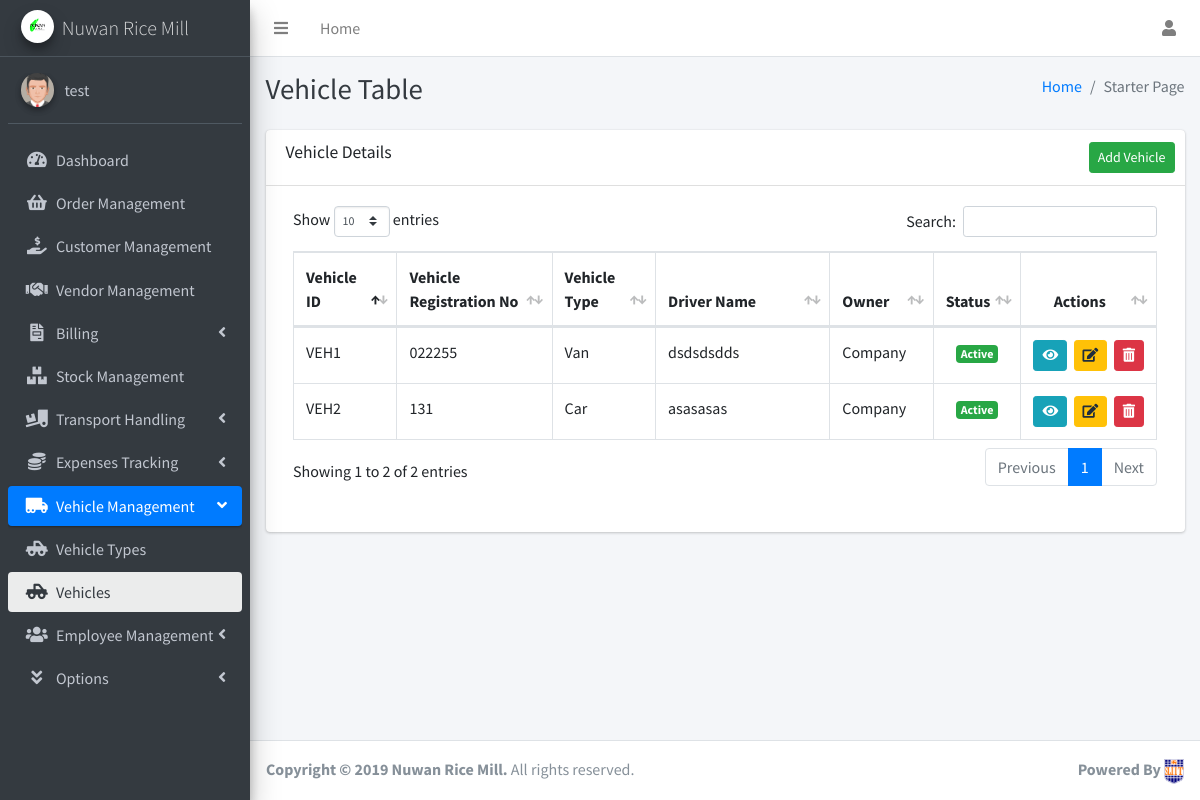
/Vehicle/VehicleTable.php (signed in), run on the app's committed database.
### tables this page shows
CREATE TABLE `employee` (
  `id` int(11) NOT NULL,
  `empid` varchar(50) NOT NULL,
  `fullname` varchar(200) NOT NULL,
  `name` varchar(100) NOT NULL,
  `dob` varchar(50) NOT NULL,
  `gender` varchar(10) NOT NULL,
  `nicnum` varchar(12) NOT NULL,
  `mnumber` varchar(10) NOT NULL,
  `empaddress` varchar(250) NOT NULL,
  `jondate` varchar(50) NOT NULL,
  `emptype` varchar(15) NOT NULL,
  `designation` varchar(25) NOT NULL,
  `DrivingLicenNum` varchar(50) NOT NULL,
  `Imglocation` varchar(200) NOT NULL,
  `Imgstatus` varchar(2) NOT NULL
);

CREATE TABLE `vehicle` (
  `VehicleID` int(11) NOT NULL,
  `VehID` varchar(50) NOT NULL,
  `VRegistrationNo` varchar(60) NOT NULL,
  `ModelNo` varchar(150) NOT NULL,
  `ChassisNo` varchar(150) NOT NULL,
  `EngineNo` varchar(150) NOT NULL,
  `V_typeId` int(11) NOT NULL,
  `id` int(11) NOT NULL,
  `VOwner` varchar(20) NOT NULL,
  `Status` varchar(20) NOT NULL
);

CREATE TABLE `vehicletype` (
  `V_typeId` int(11) NOT NULL,
  `vehicleTId` varchar(50) NOT NULL,
  `V_typeName` varchar(50) NOT NULL
);

### Vehicle/VehicleTable.php (the view, shortened to what this page needs)
<?php
require '../inc/dbconnect.php';
$query = "SELECT v.VehicleID,v.VehID,v.VRegistrationNo,v.Status,v.VOwner,vt.V_typeName,e.name FROM employee e, vehicletype vt,vehicle v WHERE e.id = v.id AND vt.V_typeId = v.V_typeId";
$vehicles = mysqli_query($con, $query);
?>
<!DOCTYPE html>
<html lang="en">
<head>
    <link rel="stylesheet" href="../dist/css/customCSS.css">
    <link rel="stylesheet" href="../plugins/overlayScrollbars/css/OverlayScrollbars.min.css">
    <link rel="stylesheet" href="../plugins/fontawesome-free/css/all.min.css">
    <link rel="stylesheet" href="../dist/css/adminlte.min.css">
    <link rel="stylesheet" href="../plugins/datatables-bs4/css/dataTables.bootstrap4.css">
    <link rel="stylesheet" href="../sweetalert/sweetalert2.min.css">
</head>
<body class="hold-transition sidebar-mini layout-fixed layout-navbar-fixed layout-footer-fixed">
    <div class="wrapper">
        <nav class="main-header navbar navbar-expand navbar-white navbar-light">
            <ul class="navbar-nav">
                <li class="nav-item">
                    <a class="nav-link" data-widget="pushmenu" href="#"><i class="fas fa-bars"></i></a>
                </li>
                <li class="nav-item d-none d-sm-inline-block">
                    <a href="#" class="nav-link">Home</a>
                </li>
            </ul>
            <ul class="navbar-nav ml-auto">
                <li class="nav-item dropdown">
                    <a class="nav-link" data-toggle="dropdown" href="#">
                        <i class="fa fa-user"></i>
                    </a>
                </li>
            </ul>
        </nav>
        <aside class="main-sidebar sidebar-dark-primary elevation-4">
            <a href="index3.html" class="brand-link">
                <img src="../dist/img/RICE.jpg" alt="Company Logo" class="brand-image img-circle elevation-3">
                <span class="brand-text font-weight-light">Nuwan Rice Mill</span>
            </a>
            <div class="sidebar">
                <div class="user-panel mt-3 pb-3 mb-3 d-flex">
                    <div class="image">
                        <img src="../dist/img/4.jpg" class="img-circle elevation-2" alt="User Image">
                    </div>
                    <div class="info">
                        <a href="#" class="d-block"><?php echo $_SESSION['username']; ?></a>
                    </div>
                </div>
                <nav class="mt-2">
                    <ul class="nav nav-pills nav-sidebar flex-column" data-widget="treeview" role="menu" data-accordion="false">
                        <li class="nav-item">
                            <a href="../index.php" class="nav-link">
                                <i class="nav-icon fas fa-tachometer-alt"></i>
                                <p>Dashboard</p>
                            </a>
                        </li>
                        <li class="nav-item">
                            <a href="../Order/OrderTable.php" class="nav-link">
                                <i class="nav-icon fas fa-shopping-basket"></i>
                                <p>Order Management</p>
                            </a>
                        </li>
                        <li class="nav-item">
                            <a href="../Customer/CustomerTable.php" class="nav-link">
                                <i class="nav-icon fas fa-hand-holding-usd"></i>
                                <p>Customer Management</p>
                            </a>
                        </li>
                        <li class="nav-item">
                            <a href="../Vendor/VendorTable.php" class="nav-link">
                                <i class="nav-icon fas fa-handshake"></i>
                                <p>Vendor Management</p>
                            </a>
                        </li>
                        <li class="nav-item has-treeview">
                            <a href="#" class="nav-link">
                                <i class="nav-icon fas fa-file-invoice"></i>
                                <p>Billing</p>
                                <i class="right fas fa-angle-left"></i>
                            </a>
                        </li>
                        <li class="nav-item">
                            <a href="#" class="nav-link">
                                <i class="nav-icon fas fa-boxes"></i>
                                <p>Stock Management</p>
                            </a>
                        </li>
                        <li class="nav-item has-treeview">
                            <a href="#" class="nav-link">
                                <i class="nav-icon fas fa-truck-loading"></i>
                                <p>Transport Handling</p>
                                <i class="right fas fa-angle-left"></i>
                            </a>
                        </li>
                        <li class="nav-item">
                            <a href="" class="nav-link">
                                <i class="nav-icon fas fa-coins"></i>
                                <p>Expenses Tracking</p>
                                <i class="right fas fa-angle-left"></i>
                            </a>
                        </li>
                        <li class="nav-item has-treeview menu-open">
                            <a href="" class="nav-link active">
                                <i class="nav-icon fas fa-truck-moving"></i>
                                <p>Vehicle Management
                                    <i class="right fas fa-angle-left"></i>
                                </p>
                            </a>
                            <ul class="nav nav-treeview">
                                <li class="nav-item">
                                    <a href="../Vehicle/VehicleTypeTable.php" class="nav-link">
                                        <i class="nav-icon fas fa-truck-pickup"></i>
                                        <p>Vehicle Types</p>
                                    </a>
                                </li>
                                <li class="nav-item">
                                    <a href="../Vehicle/VehicleTable.php" class="nav-link active">
                                        <i class="nav-icon fas fa-truck-pickup"></i>
                                        <p>Vehicles</p>
                                    </a>
                                </li>
                            </ul>
                        </li>
                        <li class="nav-item has-treeview">
                            <a href="" class="nav-link">
                                <i class="nav-icon fas fa-users"></i>
                                <p>Employee Management
                                    <i class="right fas fa-angle-left"></i>
                                </p>
                            </a>
                        </li>
                        <li class="nav-item has-treeview">
                            <a href="" class="nav-link">
                                <i class="nav-icon fas fa-angle-double-down"></i>
                                <p>
                                    Options
                                    <i class="right fas fa-angle-left"></i>
                                </p>
                            </a>
                        </li>
                    </ul>
                </nav>
            </div>
        </aside>
        <div class="content-wrapper">
            <div class="content-header">
                <div class="container-fluid">
                    <div class="row mb-2">
                        <div class="col-sm-6">
                            <h1 class="m-0 text-dark">Vehicle <span>Table</span></h1>
                        </div>
                        <div class="col-sm-6">
                            <ol class="breadcrumb float-sm-right">
                                <li class="breadcrumb-item"><a href="#">Home</a></li>
                                <li class="breadcrumb-item active">Starter Page</li>
                            </ol>
                        </div>
                    </div>
                </div>
            </div>
            <div class="content">
                <div class="container-fluid">
                    <div class="card mb-5">
                        <div class="card-header">
                            <h3 class="card-title">Vehicle Details</h3>
                            <div class="card-tools">
                                <a href="AddVehicle.php"><button type="button" class="btn btn-success btn-sm">Add Vehicle</button></a>
                            </div>
                        </div>
                        <div class="card-body">
                            <div class="table-responsive">
                                <div class="dataTables_wrapper container-fluid dt-bootstrap4">
                                    <table id="example1" class="table table-bordered table-hover">
                                        <thead>
                                            <tr>
                                                <th style="width: 12%">Vehicle ID</th>
                                                <th style="width: 18%">Vehicle Registration No</th>
                                                <th style="width: 12%">Vehicle Type</th>
                                                <th>Driver Name</th>
                                                <th style="width: 12%">Owner</th>
                                                <th style="width: 10%">Status</th>
                                                <th class="text-center" style="width: 10%">Actions</th>
                                            </tr>
                                        </thead>
                                        <tbody>
                                            <?php
                                            while ($row = mysqli_fetch_assoc($vehicles)) {
                                                $VehicleID = $row['VehicleID'];
                                                $vehcid = $row['VehID'];
                                                $RegistrationNo = $row['VRegistrationNo'];
                                                $VType = $row['V_typeName'];
                                                $DriverName = $row['name'];
                                                $Owner = $row['VOwner'];
                                                $Status = $row['Status'];
                                            ?>
                                                <tr>
                                                    <td><?php echo $vehcid ?></td>
                                                    <td><?php echo $RegistrationNo ?></td>
                                                    <td><?php echo $VType ?></td>
                                                    <td><?php echo $DriverName ?></td>
                                                    <td><?php echo $Owner ?></td>
                                                    <td class="text-center"><?php
                                                                            if ($Status == 'Active') {
                                                                                echo '
                                                            <span class="badge badge-success">' . $Status . '</span>
                                                            ';
                                                                            } elseif ($Status == 'Inactive') {
                                                                                echo '
                                                            <span class="badge badge-danger">' . $Status . '</span>
                                                            ';
                                                                            } elseif ($Status == 'Repair') {
                                                                                echo '
                                                            <span class="badge badge-info">' . $Status . '</span>
                                                            ';
                                                                            }
                                                                            ?></td>
                                                    <td class="text-center">
                                                        <div class="btn-group btn-group-sm">
                                                            <a href="ViewVehicleDetails.php?vid=<?php echo $VehicleID  ?>"><button type="button" class="btn btn-info btn-sm" data-toggle="tooltip" data-placement="top" title="View">
                                                                    <i class="fas fa-eye"></i>
                                                                </button></a> &nbsp;&nbsp;
                                                            <a href="VehicleDetails.php?vid=<?php echo $VehicleID  ?>"><button type="button" class="btn btn-warning btn-sm" data-toggle="tooltip" data-placement="top" title="Edit">
                                                                    <i class="fas fa-edit"></i>
                                                                </button></a> &nbsp;&nbsp;
                                                            <a href="../inc/deletevehicle.php?vid=<?php echo $VehicleID  ?>" class="btn-del"><button type="button" class="btn btn-danger btn-sm" data-toggle="tooltip" data-placement="top" title="Delete">
                                                                    <i class="fas fa-trash-alt"></i>
                                                                </button></a>
                                                        </div>
                                                    </td>
                                                </tr>
                                            <?php
                                            }
                                            ?>
                                        </tbody>
                                    </table>
                                    <br>
                                </div>
                            </div>
                        </div>
                    </div>
                    <br>
                </div>
            </div>
        </div>
        <footer class="main-footer">
            <strong>Copyright &copy; 2019 Nuwan Rice Mill.</strong> All rights reserved.
            <div class="float-right d-none d-sm-inline-block">
                <b>Powered By</b> <img src="../dist/img/3.png" alt="User Image">
            </div>
        </footer>
    </div>
</body>
</html>

### data on the page
employee: vehicle.VehID "VEH1", vehicle.VRegistrationNo "022255", vehicletype.V_typeName "Van", name "dsdsdsdds", vehicle.VOwner "Company", vehicle.Status "Active"
employee: vehicle.VehID "VEH2", vehicle.VRegistrationNo "131", vehicletype.V_typeName "Car", name "asasasas", vehicle.VOwner "Company", vehicle.Status "Active"

### other printed values
$_SESSION['username'] "test"
